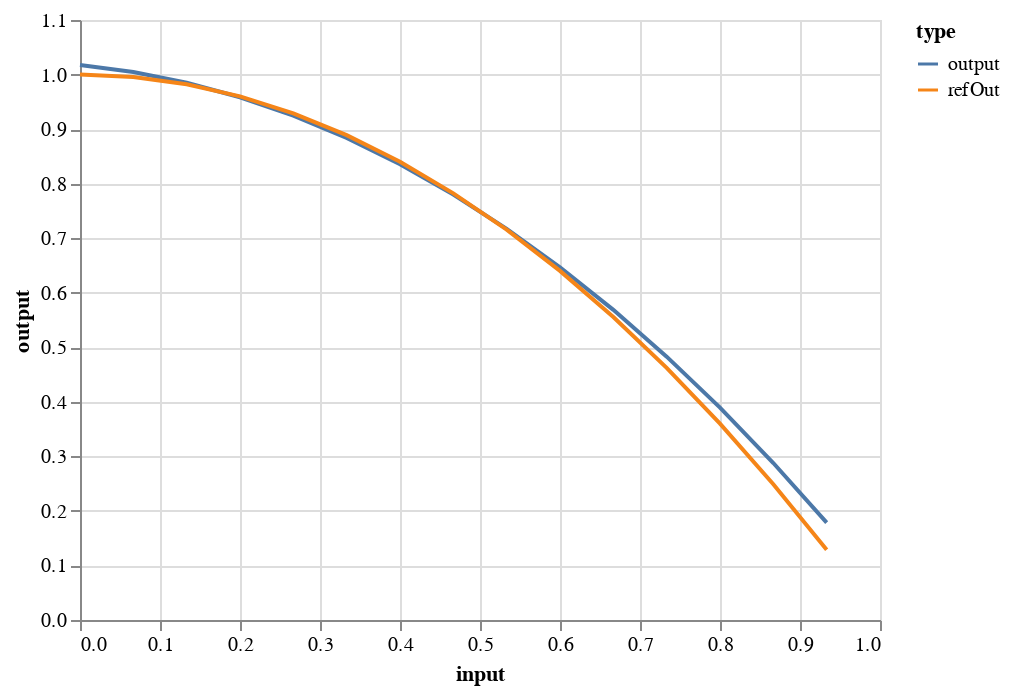

The code cell stored with this chart in its notebook:
### Code cell
plotOutput(input, output, refOut)

### Figure 1 — Vega-Lite specification as saved in the notebook (floating-point values rounded to 4 significant figures)
{"config": {"view": {"continuousWidth": 400, "continuousHeight": 300}}, "data": {"name": "data-c81b7e392698225dc781cd291f0dc86a"}, "mark": "line", "encoding": {"color": {"type": "nominal", "field": "type"}, "x": {"type": "quantitative", "field": "input"}, "y": {"type": "quantitative", "field": "output"}}, "$schema": "https://vega.github.io/schema/vega-lite/v4.8.1.json", "datasets": {"data-c81b7e392698225dc781cd291f0dc86a": [{"input": 0.0, "output": 1.017, "type": "output"}, {"input": 0.0, "output": 1.0, "type": "refOut"}, {"input": 0.06667, "output": 1.005, "type": "output"}, {"input": 0.06667, "output": 0.9956, "type": "refOut"}, {"input": 0.1333, "output": 0.985, "type": "output"}, {"input": 0.1333, "output": 0.9822, "type": "refOut"}, {"input": 0.2, "output": 0.9584, "type": "output"}, {"input": 0.2, "output": 0.96, "type": "refOut"}, {"input": 0.2667, "output": 0.9247, "type": "output"}, {"input": 0.2667, "output": 0.9289, "type": "refOut"}, {"input": 0.3333, "output": 0.8838, "type": "output"}, {"input": 0.3333, "output": 0.8889, "type": "refOut"}, {"input": 0.4, "output": 0.8356, "type": "output"}, {"input": 0.4, "output": 0.84, "type": "refOut"}, {"input": 0.4667, "output": 0.7801, "type": "output"}, {"input": 0.4667, "output": 0.7822, "type": "refOut"}, {"input": 0.5333, "output": 0.7172, "type": "output"}, {"input": 0.5333, "output": 0.7156, "type": "refOut"}, {"input": 0.6, "output": 0.6467, "type": "output"}, {"input": 0.6, "output": 0.64, "type": "refOut"}, {"input": 0.6667, "output": 0.5686, "type": "output"}, {"input": 0.6667, "output": 0.5556, "type": "refOut"}, {"input": 0.7333, "output": 0.4828, "type": "output"}, {"input": 0.7333, "output": 0.4622, "type": "refOut"}, {"input": 0.8, "output": 0.3893, "type": "output"}, {"input": 0.8, "output": 0.36, "type": "refOut"}, {"input": 0.8667, "output": 0.2878, "type": "output"}, {"input": 0.8667, "output": 0.2489, "type": "refOut"}, {"input": 0.9333, "output": 0.1784, "type": "output"}, {"input": 0.9333, "output": 0.1289, "type": "refOut"}]}}
